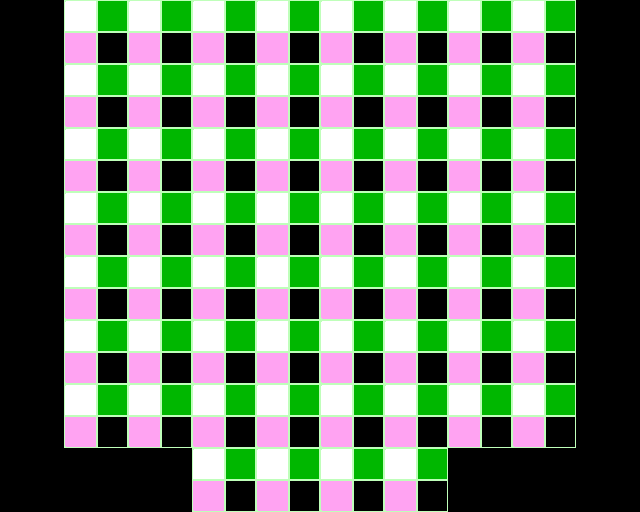

Rendered tile map (Tiled .tmx) drawn with the repository's tilesets; below, a short description and the map source with its tile grids summarised:
An orthogonal 10x8 tile map with 64x64 px tiles, 1 tile layer (Tile Layer 1).

<map version="1.0" orientation="orthogonal" width="10" height="8" tilewidth="64" tileheight="64">
 <tileset firstgid="1" source="winterhouse_tileset.tsx" />
 <layer name="Tile Layer 1" width="10" height="8">
  <data>[80 cells, 80 non-empty, 2 distinct tile ids]</data>
 </layer>
</map>
